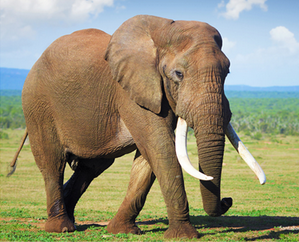
#> input picture images/elephant.png, 299 x 242 px
$ jupyter execute --allow-errors gabor_pyramid.ipynb   (older library calls are emulated)
#> lines starting #> are read from the running program, lines starting #| are printed output that depends on the picture; after the words box and inside, x2 and y2 are one past the last pixel; in counts of white or black regions, pixels touching at a corner belong together
### src/utilities.py
import numpy as np
from matplotlib import pyplot as plt


def show_img(img, gray=True, splt=111, title="Image", axis="off", orig_contrast=False):
    if type(splt) == int:
        plt.subplot(splt)
        # plt.axis([0, img.shape[1], 0, img.shape[0]])
        plt.axis(axis)
        plt.title(title)
    else:

        plt.subplot(splt[0], splt[1], splt[2])
        plt.axis(axis,sharex=True)
        plt.title(title)

    if orig_contrast:
        min_c = 0
        max_c = 256

    else:
        min_c = np.amin(img)
        max_c = np.amax(img)

    if gray:
        plt.imshow(img, "gray", vmin=min_c, vmax=max_c)
    else:
        plt.imshow(img, vmin=min_c, vmax=max_c)

### src/gabor_pyramid.ipynb
[cell 1]
import cv2
import numpy as np
from matplotlib import pyplot as plt
from src.utilities import show_img
from scipy.signal import fftconvolve

[cell 2]
def apply_gabor(img, theta, param=None):
    ksize = (31,31)
    sigma = 4
    lam = 10
    gamma = 0.5
    psi = 0
    ktype = cv2.CV_32F
    g_kernel = cv2.getGaborKernel(ksize, sigma, theta, lam , gamma, psi, ktype)
    g_kernel /= 1.5 * g_kernel.sum()
    out = cv2.filter2D(img, cv2.CV_8UC3, g_kernel)
    # [4 lines of commented-out code are left out]
    return out, g_kernel

[cell 3]
def gabor_pyramid(img, angles):
    accum = np.zeros_like(img)
    res = []
    n = len(angles)
    k=1
    plt.subplots_adjust(top=7,right=3)
    for angle in angles:
        # plt.figure()
        # plt.suptitle("theta = "+str(angle))
        fil,ker = apply_gabor(img,angle)
        np.maximum(accum, fil, accum)
        res.append(fil)
        show_img(img, splt=(n,3,k), title="input")
        show_img(ker, splt=(n,3,k+1), title="filter")
        show_img(fil, splt=(n,3,k+2), title="output")
        k+=3
    plt.show()
    return res,accum

[cell 4]
def gabor_energy(img, theta):
    gab_0, _ = apply_gabor(img, theta)
    gab_90, _ = apply_gabor(img, theta, -np.pi/2)
    # print(img.ravel().shape, gab_90.ravel().shape)
    gab_i0 = fftconvolve(gab_0, img, 'same')
    gab_i90 = fftconvolve(gab_90, img, 'same')

    gab_i0 = gab_i0.reshape(gab_0.shape)
    gab_i90 = gab_i90.reshape(gab_90.shape)

    g_0 = np.sqrt(gab_i0 ** 2 + gab_i90 ** 2)
    return g_0

[cell 5]
def get_gabor_vectors(img, norm=False):
    gs = []
    es = []
    H, W = img.shape
    vecs = np.zeros((H, W, 2))

    for i in range(4):
        energy = gabor_energy(img, i * np.pi/4)
        unit_vector = np.array([np.cos(i * np.pi/4), np.sin(i * np.pi/4)])
        gs.append(energy)
        es.append(unit_vector)
    # element-wise minimum matrix
    # m = np.minimum(*gs[0:3])
    # m = np.minimum(m, *gs[2:3])
    # m = np.minimum(m, gs[3])
    m = np.amin(gs, axis=0)
    # if np.all(md == m):
    #     print("okkokokoko")
    # exit(1)
    max_45_90 = np.maximum(*gs[1:3])
    is_135_gt = gs[3] > max_45_90
    g_ms = [(x - m) for x in gs]
    print(is_135_gt.shape)
    # print((g_ms[0].ravel() * es[0]).shape)
    for v in range(4):
        # vecs += g_ms[v] * es[v]
        if v == 0:
            mult = np.where(is_135_gt, -1, 1)
            temp = np.multiply(g_ms[0][:, :], mult)
            vecs[:, :, 0] += temp[:, :] * es[v][0]
            vecs[:, :, 1] += temp[:, :] * es[v][1]
        else:
            vecs[:, :, 0] += g_ms[v][:, :] * es[v][0]
            vecs[:, :, 1] += g_ms[v][:, :] * es[v][1]

    if norm:
        vecs /= (np.sum(vecs ** 2, axis=2) + 1e-2)[:, :, np.newaxis]

    print("nomredd")

    return vecs

#> (a cell that did not finish here is left out)

[cell 7]
img = cv2.imread('../images/elephant.png')
#> img is the input picture: shape (242, 299, 3); mean B, G, R 117.9, 145.5, 150.7
img = cv2.cvtColor(img, cv2.COLOR_BGR2GRAY)
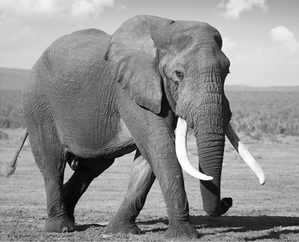
#> img: shape (242, 299); min 0, max 255, mean 143.9
print(img.shape)
#| (242, 299)
vecs_gab = get_gabor_vectors(img,norm=True)
#> the loop in get_gabor_vectors, `for i in range(4):` made 4 passes
#> pass 1, in apply_gabor, `out = cv2.filter2D(img, cv2.CV_8UC3, g_kernel)`:
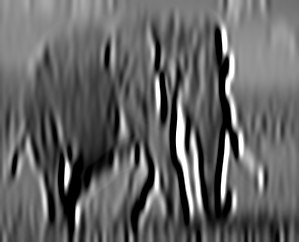
#> out: shape (242, 299); min 0, max 255, mean 99.5
#> pass 1, in gabor_energy, `gab_i0 = fftconvolve(gab_0, img, 'same')`:
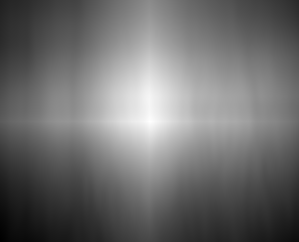
#> gab_i0: shape (242, 299) float64; min 187912487, max 1.01e+09, mean 545224661.1; drawn with min black and max white
#> pass 2, in apply_gabor (call 3), `out = cv2.filter2D(img, cv2.CV_8UC3, g_kernel)`:
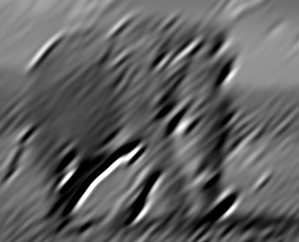
#> out: shape (242, 299); min 0, max 255, mean 97.4
#> after the loop in get_gabor_vectors, `for i in range(4):`: es = [[1, 0], [0.707, 0.707], [6.12e-17, 1], [-0.707, 0.707]]; gs = 4 items
#> in get_gabor_vectors, `is_135_gt = gs[3] > max_45_90`:
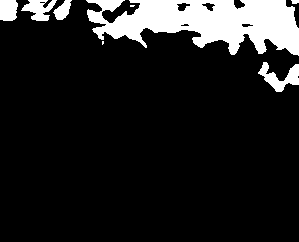
#> is_135_gt: shape (242, 299) bool; 12.5% white; 8 white regions (2 under 20 px), largest, box (x1, y1, x2, y2) and area: (86, 0, 299, 56) 7501, (258, 62, 299, 92) 544, (21, 0, 57, 21) 425, (0, 0, 18, 21) 345, (53, 0, 72, 20) 218, (291, 0, 299, 4) 27
#| (242, 299)
#> the loop in get_gabor_vectors, `for v in range(4):` made 4 passes
#> pass 1, in get_gabor_vectors, `temp = np.multiply(g_ms[0][:, :], mult)`:
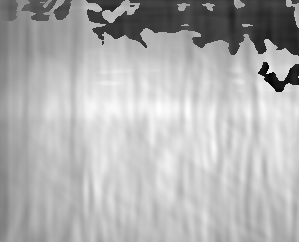
#> temp: shape (242, 299) float64; min -47140757.1, max 54048298, mean 23416448.6; drawn with min black and max white

[cell 8]
show_img(vecs_gab[0],splt=121)
#> in show_img, `min_c = np.amin(img)`: min_c = -2.86e-07
#> in show_img, `max_c = np.amax(img)`: max_c = 1.62e-07
show_img(vecs_gab[1],splt=122)
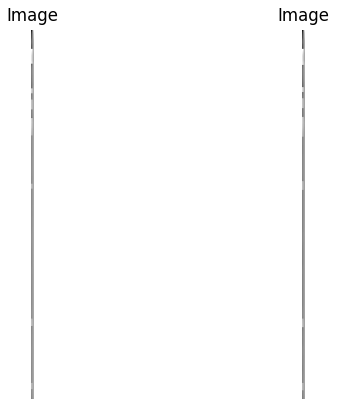
#> figure drawn by matplotlib, 2 panels

[cell 9]
figure = plt.figure(figsize=(12,12))
plt.axes().get_xaxis().set_visible(False)
plt.axes().get_yaxis().set_visible(False)
plt.imshow(img)
X, Y = np.meshgrid(np.arange(img.shape[1]), np.arange(img.shape[0]))
skip = 10
#plt.quiver(X[::skip, ::skip], Y[::skip, ::skip], vec[::skip, ::skip, 1], vec[::skip, ::skip, 0])
plt.streamplot(X, Y, vecs_gab[:, :, 0], vecs_gab[:, :, 1], density=(2, 2))
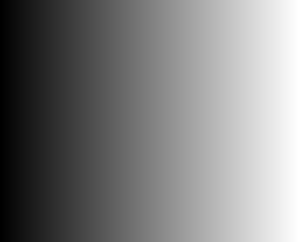
#> X: shape (242, 299) int64; min 0, max 298, mean 149; drawn with min black and max white
plt.tight_layout()
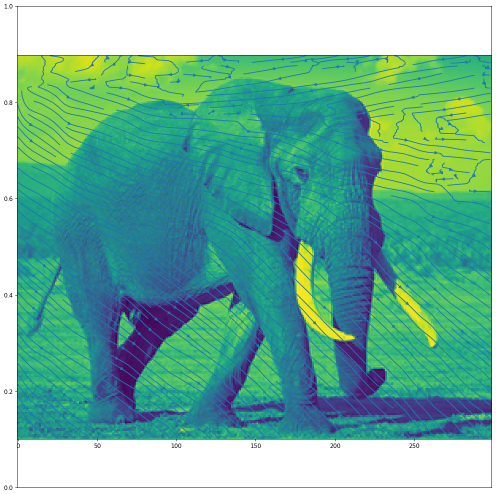
#> figure drawn by matplotlib, 1 panel
